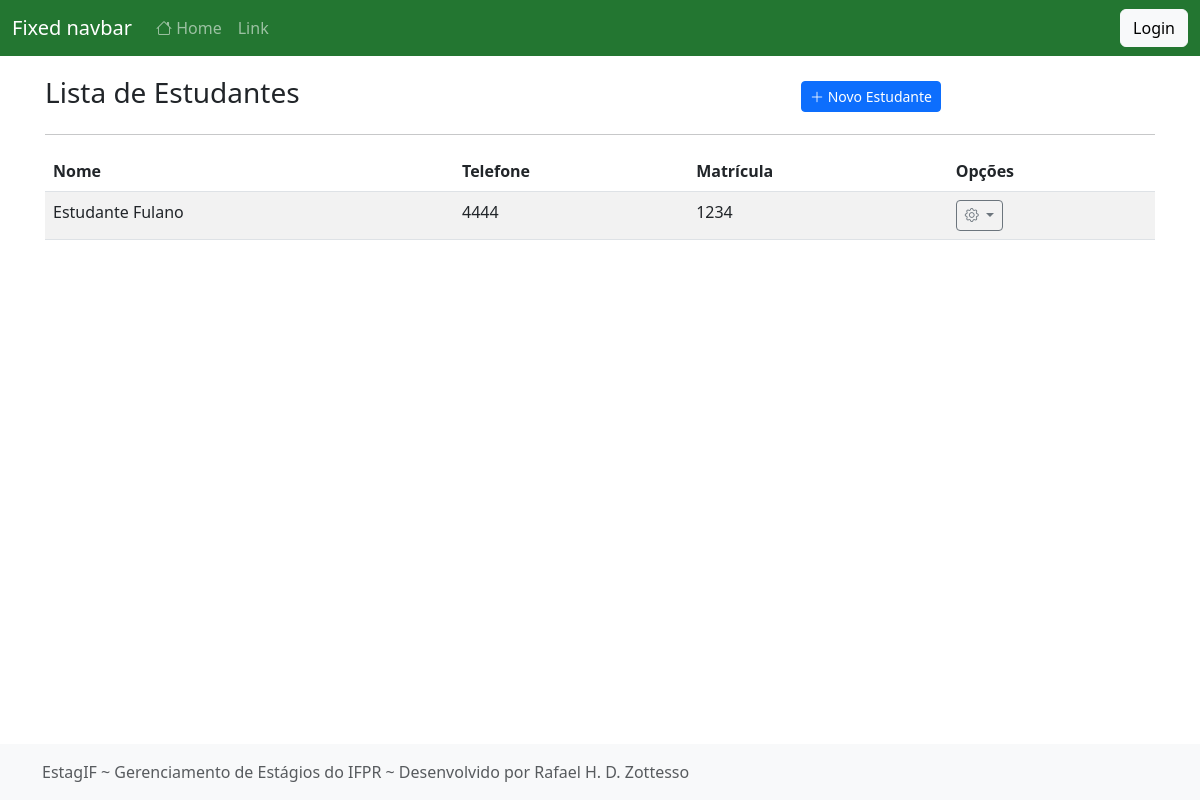
Page /listar/estudante/ on the earlier database version.
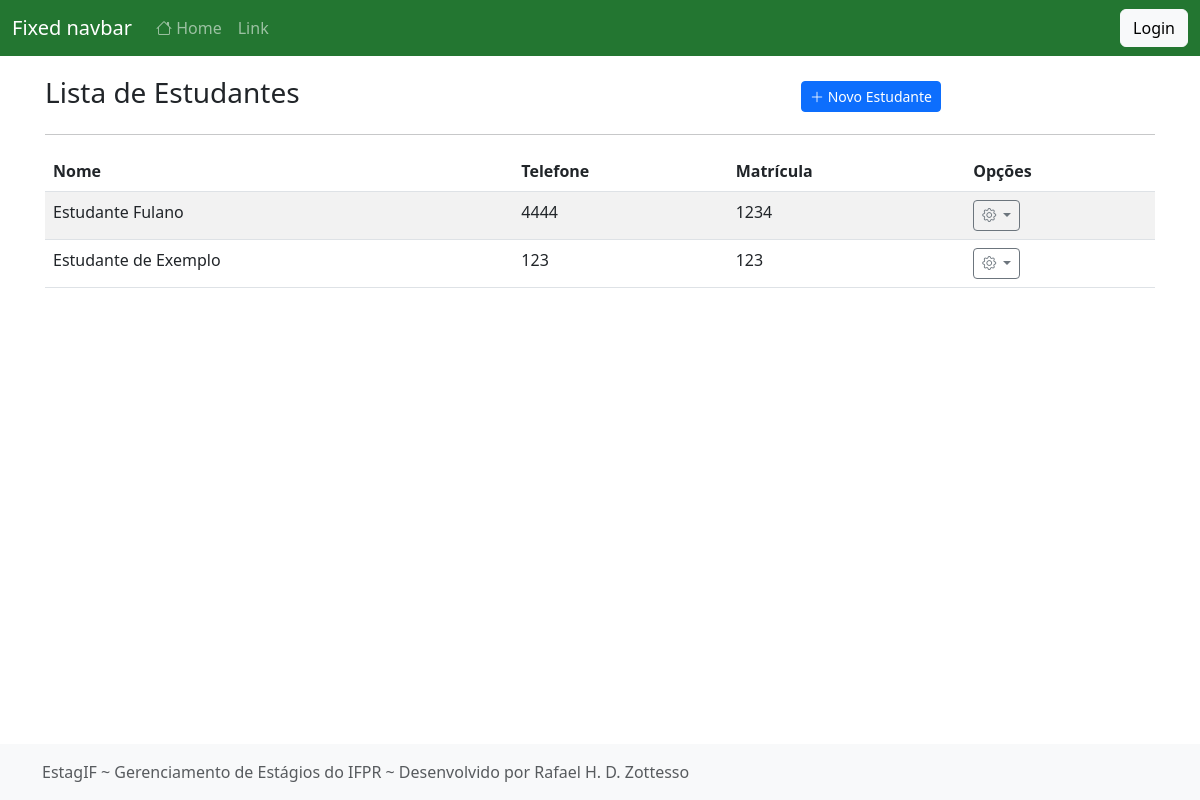
Same page on the later database version.
### cadastros/models.py (models this page shows, shortened)
class Estudante(models.Model):
    nome = models.CharField(max_length=50)
    cpf = models.CharField(max_length=14, verbose_name="CPF", unique=True)
    data_nascimento = models.DateField()
    telefone = models.CharField(max_length=15)
    email = models.EmailField(max_length=100)
    matricula = models.CharField(max_length=15, verbose_name="matrícula")
    curso = models.ForeignKey(Curso, on_delete=models.PROTECT)
    campus = models.ForeignKey(Campus, on_delete=models.PROTECT)
    usuario = models.OneToOneField(User, on_delete=models.CASCADE)
    atualizado_em = models.DateTimeField(auto_now=True)
    cadastrado_em = models.DateTimeField(auto_now_add=True)

### cadastros/views.py (the view)
# urls.py: path("listar/estudante/", EstudanteList.as_view(), name="listar-estudante"),
class EstudanteList(GroupRequiredMixin, ListView):
    model = Estudante
    template_name = "cadastros/list/estudante.html"
    group_required = ["Administrador"]
    paginate_by = 50

### cadastros/templates/cadastros/list/estudante.html (shortened to what this page needs)
{% extends 'paginas/modelo.html' %}
{% load static %}
{% block conteudo %}
<div class="row justify-content-center align-items-center mt-3">
    <div class="col-md-8">
        <h3 class="">Lista de Estudantes</h3>
    </div>
    <div class="col-md">
        <a href="{% url 'cadastrar-estudante' %}" class="btn btn-primary btn-sm">
            <i class="bi bi-plus-lg"></i>
            Novo Estudante
        </a>
    </div>
</div>
<hr>
<div class="table-responsive-lg">
    <table class="table table-striped">
        <thead>
            <tr>
                <th>Nome</th>
                <th>Telefone</th>
                <th>Matrícula</th>
                <th>Opções</th>
            </tr>
        </thead>
        <tbody>
            {% for obj in object_list %}
            <tr class="">
                <td>{{ obj.nome }}</td>
                <td>{{ obj.telefone }}</td>
                <td>{{ obj.matricula }}</td>
                <td>
                    <div class="dropdown">
                        <a class="btn btn-sm btn-outline-secondary dropdown-toggle" href="#" role="button" data-bs-toggle="dropdown" aria-expanded="false">
                            <i class="bi bi-gear"></i>
                        </a>
                      </div>
                </td>
            </tr>
            {% empty %}
            <tr>
                <th colspan="100%">Nenhum registro encontrado.</th>
            </tr>
            {% endfor %}
        </tbody>
    </table>
</div>
{% endblock %}

Differences in the rows shown:
added Estudante: nome "Estudante de Exemplo", telefone "123", matricula "123"
